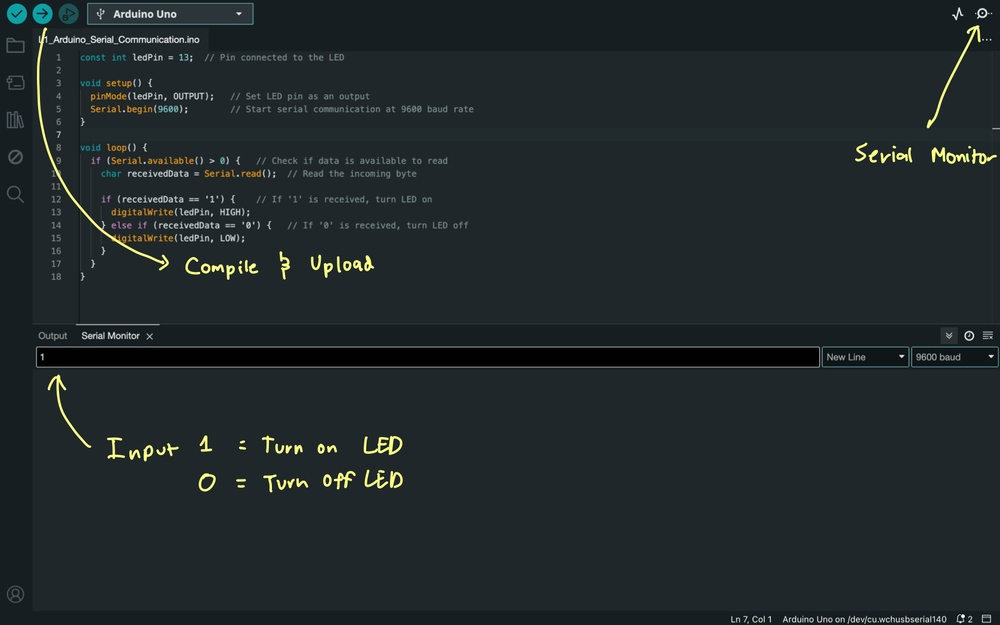
#> input picture Notes/img/L1_2.jpeg, 1000 x 625 px, shrunk from 1677 x 1048 before the run, given in place of the camera
$ python lesson7_1_contours.py
#> lines starting #> are read from the running program, lines starting #| are printed output that depends on the picture; after the words box and inside, x2 and y2 are one past the last pixel; in counts of white or black regions, pixels touching at a corner belong together
import cv2

# Open webcam (0 or 1 depending on your camera index)
cap = cv2.VideoCapture(1)  # You can try 0 if 1 doesn't work

while True:
    ret, frame = cap.read()
#> frame is the input picture: shape (625, 1000, 3); mean B, G, R 42.3, 40.4, 32.6
    if not ret:
        break

    # Convert to grayscale (black & white version)
    gray = cv2.cvtColor(frame, cv2.COLOR_BGR2GRAY)

    # Blur the image to reduce noise
    blurred = cv2.GaussianBlur(gray, (5, 5), 0)
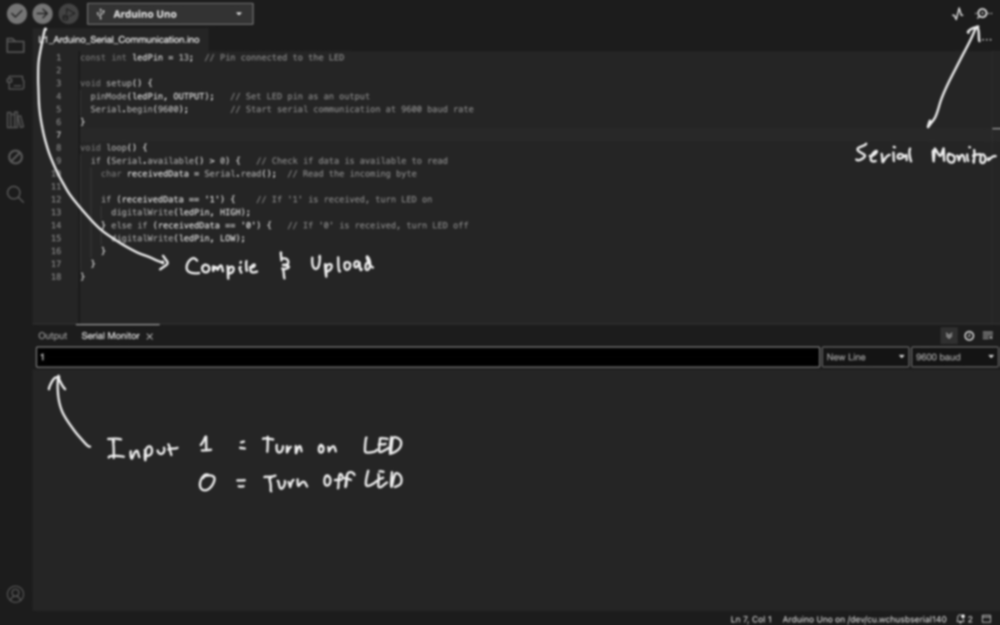
#> blurred: shape (625, 1000); min 0, max 233, mean 38.4

    # Apply threshold to get binary image (black & white shapes)
    ret, thresh = cv2.threshold(blurred, 60, 255, cv2.THRESH_BINARY)
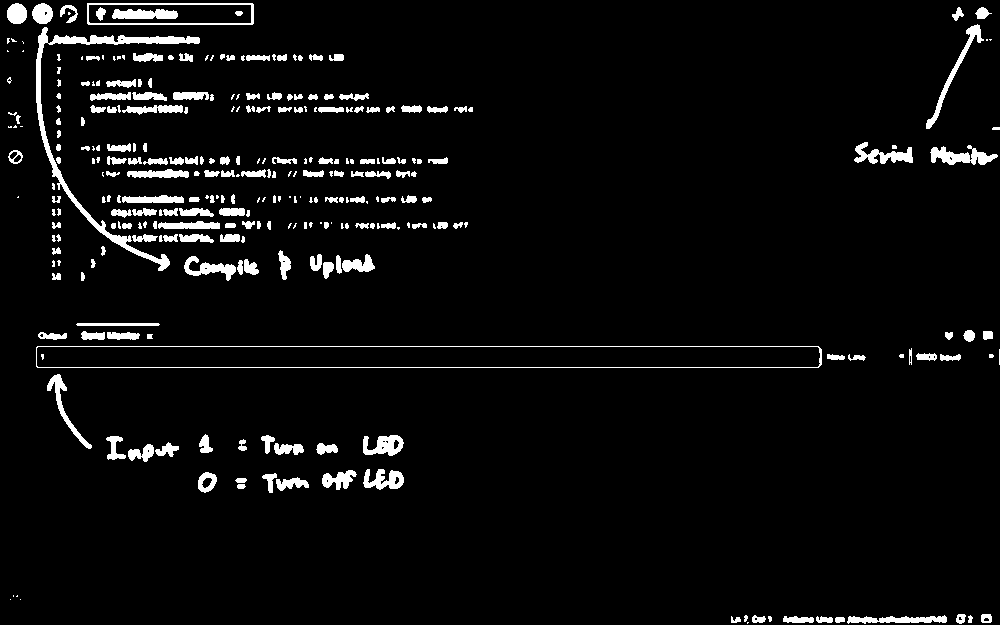
#> thresh: shape (625, 1000); 4.6% white; 300 white regions (91 under 20 px)

    # Find contours on the threshold image
    contours, _ = cv2.findContours(thresh, cv2.RETR_TREE, cv2.CHAIN_APPROX_SIMPLE)
#> contours = 328 contours, 166 with area under 20; largest, box (x1, y1, x2, y2) and area: (36, 346, 822, 368) 16475, (36, 346, 821, 368) 16441, (87, 3, 254, 25) 3484, (88, 4, 252, 24) 3094, (36, 27, 200, 271) 2271

    # Draw all contours in green
    cv2.drawContours(frame, contours, -1, (0, 255, 0), 2)
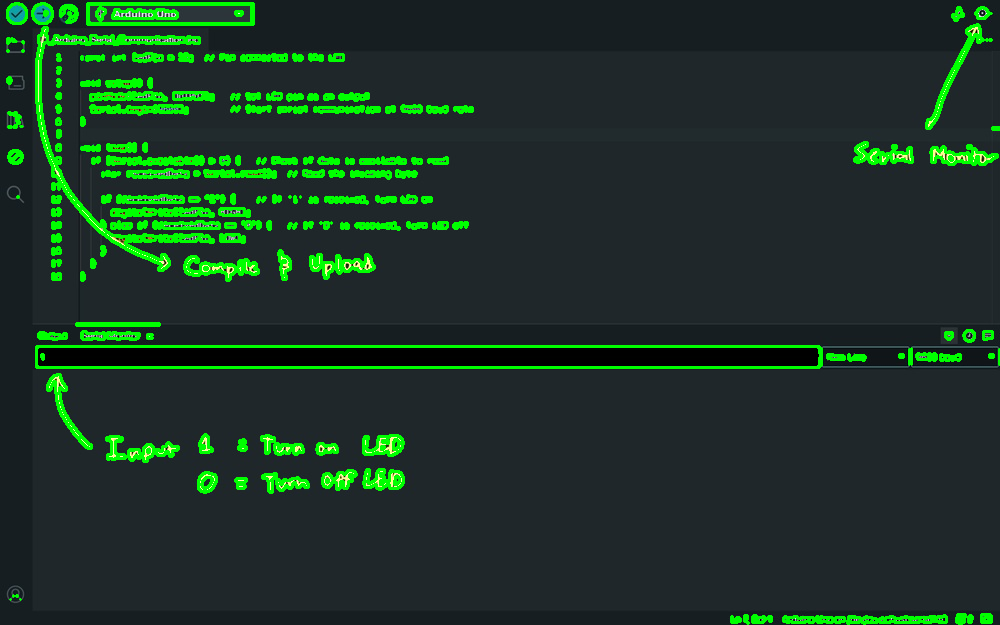
#> frame: shape (625, 1000, 3); 6.98% of pixels changed, all inside (x1, y1, x2, y2) = (6, 2, 1000, 625)

    # Show the result
    cv2.imshow("Contours", frame)
    cv2.imshow("Threshold", thresh)

    # Break on 'q' key
    if cv2.waitKey(1) & 0xFF == ord('q'):
#> (key q is pressed here)
        break

cap.release()
cv2.destroyAllWindows()

$ run again, on Notes/img/L6_1.jpeg
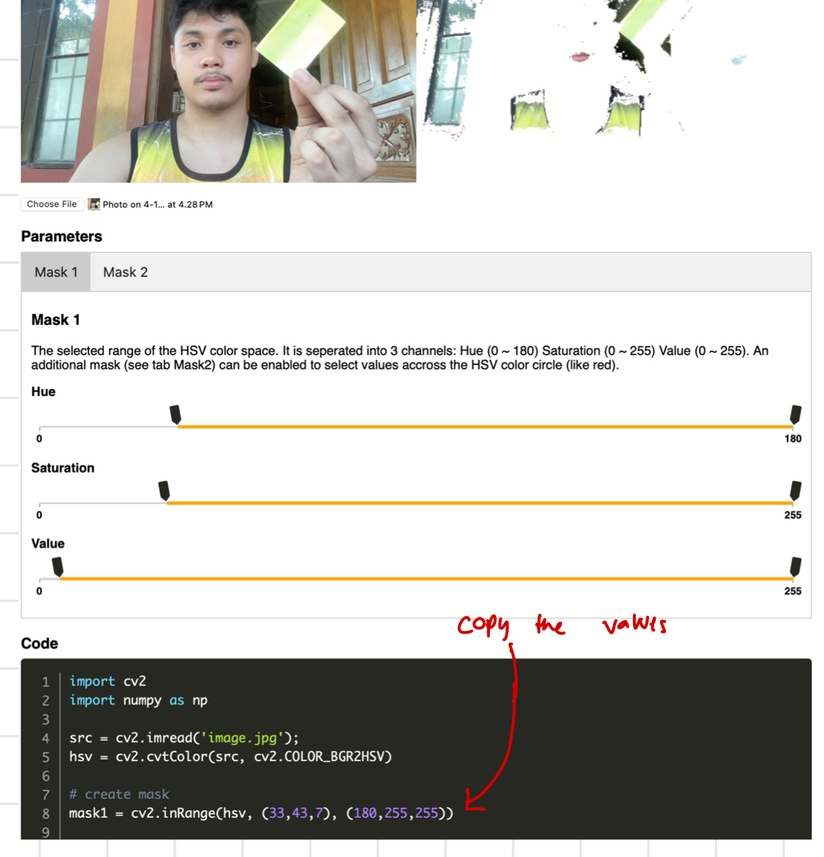
#> input picture Notes/img/L6_1.jpeg, 824 x 857 px, shrunk from 1126 x 1171 before the run, given in place of the camera
#> frame is the input picture: shape (857, 824, 3); mean B, G, R 191.7, 196.2, 197.5
#> `ret, thresh = cv2.threshold(blurred, 60, 255, cv2.THRESH_BINARY)`:
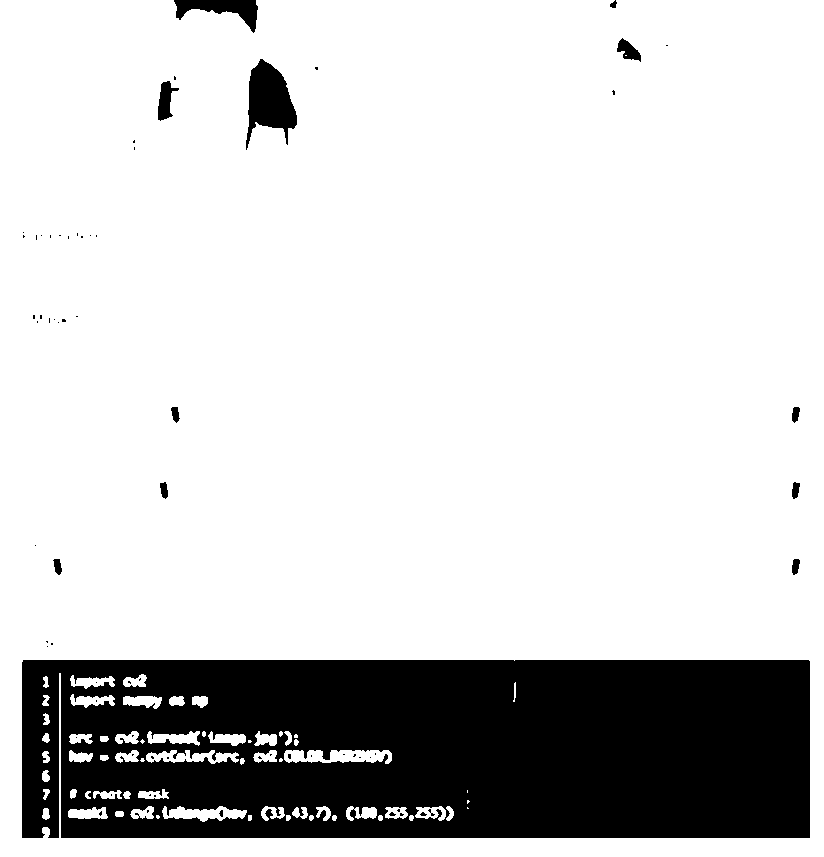
#> thresh: shape (857, 824); 80.8% white; 70 black regions (57 under 20 px)
#> contours = 135 contours, 77 with area under 20; largest, box (x1, y1, x2, y2) and area: (0, 0, 824, 857) 703202, (21, 659, 811, 839) 140996, (245, 58, 298, 151) 2738, (284, 750, 392, 764) 1003, (162, 806, 247, 822) 721
#> `cv2.drawContours(frame, contours, -1, (0, 255, 0), 2)`:
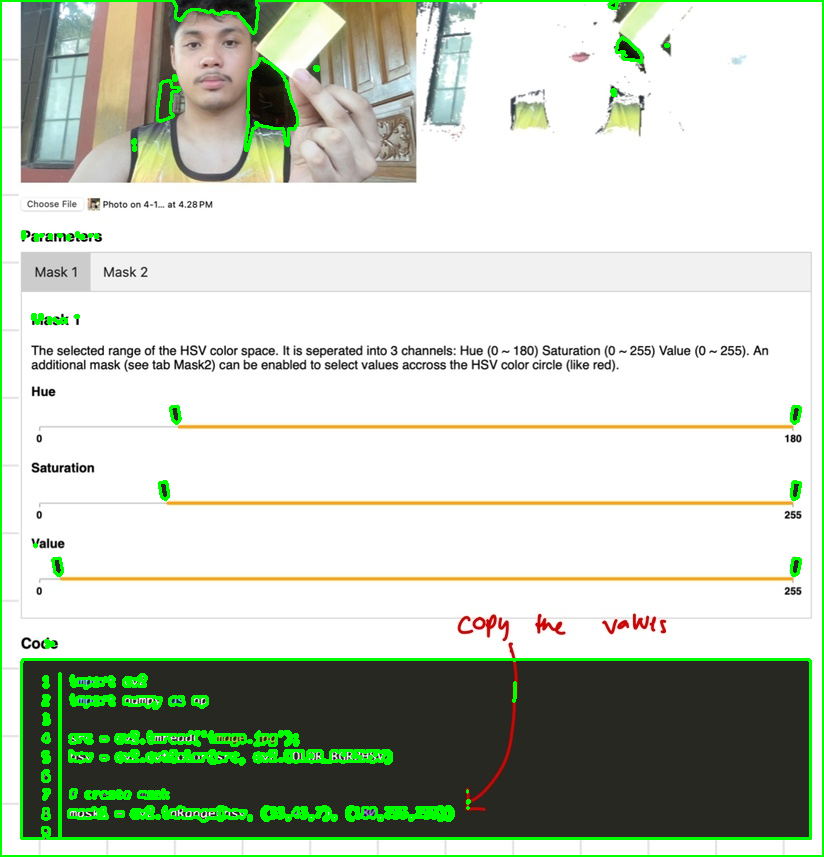
#> frame: shape (857, 824, 3); 4.17% of pixels changed, all inside (x1, y1, x2, y2) = (0, 0, 824, 857)
